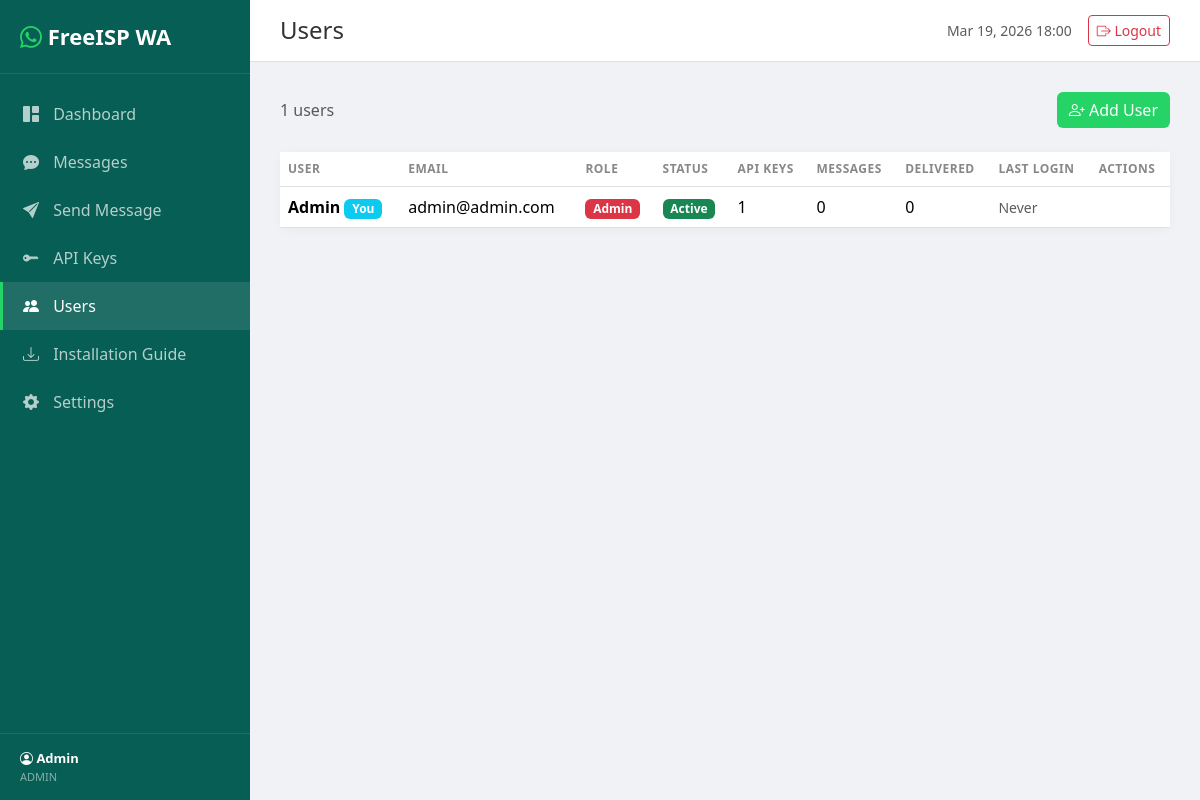
/users.php (signed in), run on the app's committed database.
### tables this page shows
CREATE TABLE IF NOT EXISTS users (
    id INT AUTO_INCREMENT PRIMARY KEY,
    name VARCHAR(100) NOT NULL,
    email VARCHAR(255) NOT NULL UNIQUE,
    password VARCHAR(255) NOT NULL,
    role ENUM('admin', 'user') DEFAULT 'user',
    is_active TINYINT(1) DEFAULT 1,
    whatsapp_type ENUM('whatsapp', 'whatsapp_business') DEFAULT 'whatsapp',
    last_login DATETIME NULL,
    created_at DATETIME DEFAULT CURRENT_TIMESTAMP,
    updated_at DATETIME DEFAULT CURRENT_TIMESTAMP ON UPDATE CURRENT_TIMESTAMP,
    INDEX idx_email (email)
);

### auth.php (called while the page is built, shortened)
<?php
function getCurrentUser() {
    $db = getDB();
    $stmt = $db->prepare('SELECT id, name, email, role, created_at, last_login FROM users WHERE id = ? AND is_active = 1');
    $stmt->execute([$_SESSION['user_id']]);
    return $stmt->fetch();
}
function isAdmin() {
    return isset($_SESSION['user_role']) && $_SESSION['user_role'] === 'admin';
}

### users.php (the view, shortened to what this page needs)
<?php
require_once __DIR__ . '/auth.php';
require_once __DIR__ . '/layout.php';
$db = getDB();
$users = $db->query("
    SELECT u.*,
           COUNT(DISTINCT ak.id) as key_count,
           COUNT(DISTINCT m.id) as message_count,
           SUM(CASE WHEN m.status = 'delivered' THEN 1 ELSE 0 END) as delivered_count
    FROM users u
    LEFT JOIN api_keys ak ON ak.user_id = u.id
    LEFT JOIN messages m ON m.user_id = u.id
    GROUP BY u.id
    ORDER BY u.created_at DESC
")->fetchAll();
renderHeader('Users', 'users');
?>
<div class="d-flex justify-content-between align-items-center mb-4">
    <span class="text-muted"><?= count($users) ?> users</span>
    <button class="btn btn-wa" data-bs-toggle="modal" data-bs-target="#createUserModal">
        <i class="bi bi-person-plus"></i> Add User
    </button>
</div>
<div class="card">
    <div class="card-body p-0">
        <div class="table-responsive">
            <table class="table table-hover mb-0">
                <thead>
                    <tr>
                        <th>User</th>
                        <th>Email</th>
                        <th>Role</th>
                        <th>Status</th>
                        <th>API Keys</th>
                        <th>Messages</th>
                        <th>Delivered</th>
                        <th>Last Login</th>
                        <th>Actions</th>
                    </tr>
                </thead>
                <tbody>
                    <?php foreach ($users as $u): ?>
                    <tr>
                        <td>
                            <strong><?= htmlspecialchars($u['name']) ?></strong>
                            <?php if ($u['id'] == $_SESSION['user_id']): ?>
                            <span class="badge bg-info">You</span>
                            <?php endif; ?>
                        </td>
                        <td><?= htmlspecialchars($u['email']) ?></td>
                        <td>
                            <span class="badge bg-<?= $u['role'] === 'admin' ? 'danger' : 'secondary' ?>">
                                <?= ucfirst($u['role']) ?>
                            </span>
                        </td>
                        <td>
                            <span class="badge bg-<?= $u['is_active'] ? 'success' : 'secondary' ?>">
                                <?= $u['is_active'] ? 'Active' : 'Disabled' ?>
                            </span>
                        </td>
                        <td><?= $u['key_count'] ?></td>
                        <td><?= number_format($u['message_count']) ?></td>
                        <td><?= number_format($u['delivered_count']) ?></td>
                        <td class="small text-muted"><?= $u['last_login'] ? date('M d H:i', strtotime($u['last_login'])) : 'Never' ?></td>
                        <td>
                        </td>
                    </tr>
                    <?php endforeach; ?>
                </tbody>
            </table>
        </div>
    </div>
</div>
<?php renderFooter(); ?>

### layout.php (shortened to what this page needs)
<?php
function renderHeader($title, $activePage = '') {
    $user = getCurrentUser();
    ?>
<!DOCTYPE html>
<html lang="en">
<head>
    <link href="https://cdn.jsdelivr.net/npm/bootstrap@5.3.2/dist/css/bootstrap.min.css" rel="stylesheet">
    <link href="https://cdn.jsdelivr.net/npm/bootstrap-icons@1.11.2/font/bootstrap-icons.css" rel="stylesheet">
</head>
<body>
    <nav class="sidebar" id="sidebar">
        <div class="brand">
            <i class="bi bi-whatsapp"></i> <?= APP_NAME ?>
        </div>
        <div class="mt-3">
            <a href="dashboard.php" class="nav-link <?= $activePage === 'dashboard' ? 'active' : '' ?>">
                <i class="bi bi-grid-1x2-fill"></i> Dashboard
            </a>
            <a href="messages.php" class="nav-link <?= $activePage === 'messages' ? 'active' : '' ?>">
                <i class="bi bi-chat-dots-fill"></i> Messages
            </a>
            <a href="send.php" class="nav-link <?= $activePage === 'send' ? 'active' : '' ?>">
                <i class="bi bi-send-fill"></i> Send Message
            </a>
            <a href="api-keys.php" class="nav-link <?= $activePage === 'apikeys' ? 'active' : '' ?>">
                <i class="bi bi-key-fill"></i> API Keys
            </a>
            <?php if (isAdmin()): ?>
            <a href="users.php" class="nav-link <?= $activePage === 'users' ? 'active' : '' ?>">
                <i class="bi bi-people-fill"></i> Users
            </a>
            <?php endif; ?>
            <a href="installation.php" class="nav-link <?= $activePage === 'installation' ? 'active' : '' ?>">
                <i class="bi bi-download"></i> Installation Guide
            </a>
            <a href="settings.php" class="nav-link <?= $activePage === 'settings' ? 'active' : '' ?>">
                <i class="bi bi-gear-fill"></i> Settings
            </a>
        </div>
        <div class="sidebar-footer">
            <div class="user-info">
                <div class="name"><i class="bi bi-person-circle"></i> <?= htmlspecialchars($user['name'] ?? 'User') ?></div>
                <div class="role"><?= htmlspecialchars($user['role'] ?? 'user') ?></div>
            </div>
        </div>
    </nav>
    <div class="main-content">
        <div class="topbar">
            <div>
                <h4 class="d-inline"><?= htmlspecialchars($title) ?></h4>
            </div>
            <div class="d-flex align-items-center gap-3">
                <span class="text-muted small"><?= date('M d, Y H:i') ?></span>
                <a href="logout.php" class="btn btn-outline-danger btn-sm"><i class="bi bi-box-arrow-right"></i> Logout</a>
            </div>
        </div>
        <div class="content-body">
    <?php
}
function renderFooter() {
    ?>
        </div>
    </div>
</body>
</html>
    <?php
}

### layout.php (style rules this page uses)
:root { --wa-green: #075E54; --wa-teal: #128C7E; --wa-light-green: #25D366; --wa-chat-bg: #ECE5DD; }
body { background: #f0f2f5; font-family: 'Segoe UI', system-ui, sans-serif; }
.sidebar { position: fixed; top: 0; left: 0; bottom: 0; width: 250px; background: var(--wa-green); color: white; z-index: 100; transition: transform 0.3s; }
.sidebar .brand { padding: 20px; font-size: 22px; font-weight: 700; border-bottom: 1px solid rgba(255,255,255,0.1); }
.sidebar .brand i { color: var(--wa-light-green); }
.sidebar .nav-link { color: rgba(255,255,255,0.7); padding: 12px 20px; border-left: 3px solid transparent; transition: all 0.2s; }
.sidebar .nav-link.active { color: white; background: rgba(255,255,255,0.1); border-left-color: var(--wa-light-green); }
.sidebar .nav-link i { width: 24px; text-align: center; margin-right: 10px; }
.main-content { margin-left: 250px; padding: 0; }
.topbar { background: white; padding: 15px 30px; border-bottom: 1px solid #e0e0e0; display: flex; justify-content: space-between; align-items: center; }
.topbar h4 { margin: 0; color: #333; }
.content-body { padding: 30px; }
.table th { font-size: 12px; text-transform: uppercase; color: #888; letter-spacing: 0.5px; border-bottom-width: 1px; }
.table td { vertical-align: middle; }
.card { border: none; border-radius: 12px; box-shadow: 0 2px 12px rgba(0,0,0,0.04); }
.btn-wa { background: var(--wa-light-green); color: white; border: none; }
.sidebar-footer { position: absolute; bottom: 0; width: 100%; padding: 15px 20px; border-top: 1px solid rgba(255,255,255,0.1); }
.user-info { font-size: 13px; }
.user-info .name { color: white; font-weight: 600; }
.user-info .role { color: rgba(255,255,255,0.5); font-size: 11px; text-transform: uppercase; }

### data on the page
users: name "Admin", role "ADMIN", shows "You", email "admin@admin.com", role "Admin", is_active "Active", key_count "1", message_count "0", delivered_count "0", shows "Never"

### other printed values
APP_NAME "FreeISP WA"
$title "Users"
count($users) "1"
